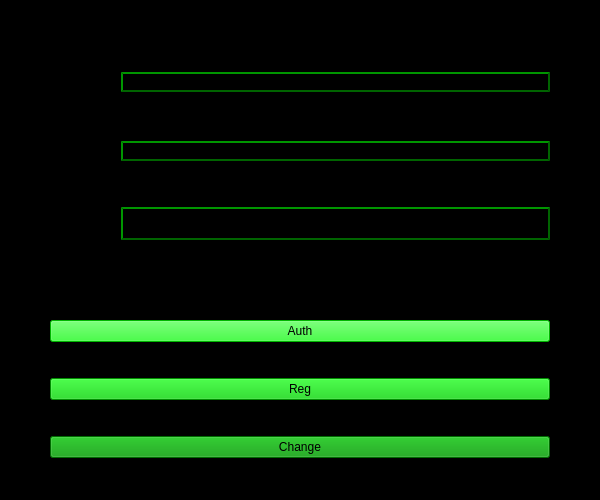
<?xml version="1.0" encoding="UTF-8"?>
<ui version="4.0">
 <class>AuthRegForm</class>
 <widget class="QWidget" name="AuthRegForm">
  <property name="geometry">
   <rect>
    <x>0</x>
    <y>0</y>
    <width>600</width>
    <height>500</height>
   </rect>
  </property>
  <property name="minimumSize">
   <size>
    <width>400</width>
    <height>500</height>
   </size>
  </property>
  <property name="windowTitle">
   <string>Form</string>
  </property>
  <property name="styleSheet">
   <string notr="true">background-color: rgb(0, 0, 0)</string>
  </property>
  <widget class="QWidget" name="">
   <property name="geometry">
    <rect>
     <x>50</x>
     <y>30</y>
     <width>500</width>
     <height>250</height>
    </rect>
   </property>
   <layout class="QGridLayout" name="gridLayout">
    <item row="5" column="1">
     <widget class="QLineEdit" name="linePass">
      <property name="minimumSize">
       <size>
        <width>0</width>
        <height>33</height>
       </size>
      </property>
      <property name="styleSheet">
       <string notr="true"> border-style: outset;
 border-width: 2px;
 border-color: rgb(0, 100, 0)</string>
      </property>
     </widget>
    </item>
    <item row="5" column="0">
     <widget class="QLabel" name="label">
      <property name="styleSheet">
       <string notr="true">font: 16pt &quot;Hack&quot;;</string>
      </property>
      <property name="text">
       <string>Password</string>
      </property>
     </widget>
    </item>
    <item row="3" column="1">
     <widget class="QLineEdit" name="lineEmail">
      <property name="styleSheet">
       <string notr="true"> border-style: outset;
 border-width: 2px;
 border-color: rgb(0, 100, 0)</string>
      </property>
     </widget>
    </item>
    <item row="0" column="1">
     <widget class="QLineEdit" name="lineLogin">
      <property name="styleSheet">
       <string notr="true"> border-style: outset;
 border-width: 2px;
 border-color: rgb(0, 100, 0)</string>
      </property>
     </widget>
    </item>
    <item row="0" column="0" alignment="Qt::AlignmentFlag::AlignLeft|Qt::AlignmentFlag::AlignVCenter">
     <widget class="QLabel" name="labelLogin">
      <property name="minimumSize">
       <size>
        <width>65</width>
        <height>25</height>
       </size>
      </property>
      <property name="styleSheet">
       <string notr="true">font: 700 18pt &quot;Hack&quot;;
font: 16pt &quot;Hack&quot;;</string>
      </property>
      <property name="text">
       <string>Login</string>
      </property>
     </widget>
    </item>
    <item row="3" column="0">
     <widget class="QLabel" name="labelEmail">
      <property name="styleSheet">
       <string notr="true">font: 16pt &quot;Hack&quot;;</string>
      </property>
      <property name="text">
       <string>Email</string>
      </property>
     </widget>
    </item>
   </layout>
   <zorder>labelLogin</zorder>
   <zorder>linePass</zorder>
   <zorder>lineEmail</zorder>
   <zorder>lineLogin</zorder>
   <zorder>label</zorder>
   <zorder>labelEmail</zorder>
  </widget>
  <widget class="QWidget" name="verticalLayoutWidget">
   <property name="geometry">
    <rect>
     <x>50</x>
     <y>290</y>
     <width>500</width>
     <height>200</height>
    </rect>
   </property>
   <layout class="QVBoxLayout" name="verticalLayout">
    <item>
     <widget class="QPushButton" name="pushButtonAuth">
      <property name="styleSheet">
       <string notr="true">background-color: rgb(0, 255, 0);
font: 16pt &quot;Hack&quot;;</string>
      </property>
      <property name="text">
       <string>Auth</string>
      </property>
     </widget>
    </item>
    <item>
     <widget class="QPushButton" name="pushButtonReg">
      <property name="styleSheet">
       <string notr="true">background-color: rgb(0, 200, 0)</string>
      </property>
      <property name="text">
       <string>Reg</string>
      </property>
     </widget>
    </item>
    <item>
     <widget class="QPushButton" name="pushButtonChange">
      <property name="styleSheet">
       <string notr="true">background-color: rgb(0, 150, 0)</string>
      </property>
      <property name="text">
       <string>Change</string>
      </property>
     </widget>
    </item>
   </layout>
  </widget>
 </widget>
 <resources/>
 <connections/>
</ui>
